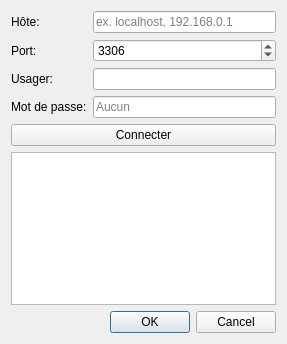
<?xml version="1.0" encoding="UTF-8"?>
<ui version="4.0">
 <class>VueConnexion</class>
 <widget class="QDialog" name="VueConnexion">
  <property name="windowModality">
   <enum>Qt::ApplicationModal</enum>
  </property>
  <property name="geometry">
   <rect>
    <x>0</x>
    <y>0</y>
    <width>287</width>
    <height>344</height>
   </rect>
  </property>
  <property name="windowTitle">
   <string>Dialog</string>
  </property>
  <property name="windowIcon">
   <iconset resource="../ressources.qrc">
    <normaloff>:/Images/Toolbox.ico</normaloff>:/Images/Toolbox.ico</iconset>
  </property>
  <layout class="QVBoxLayout" name="verticalLayout">
   <item>
    <layout class="QFormLayout" name="formLayout">
     <item row="1" column="0">
      <widget class="QLabel" name="etiquettePort">
       <property name="text">
        <string>Port:</string>
       </property>
      </widget>
     </item>
     <item row="3" column="0">
      <widget class="QLabel" name="etiquetteMDP">
       <property name="text">
        <string>Mot de passe:</string>
       </property>
      </widget>
     </item>
     <item row="0" column="0">
      <widget class="QLabel" name="etiquetteHote">
       <property name="text">
        <string>Hôte:</string>
       </property>
      </widget>
     </item>
     <item row="2" column="0">
      <widget class="QLabel" name="etiquetteUsager">
       <property name="text">
        <string>Usager:</string>
       </property>
      </widget>
     </item>
     <item row="0" column="1">
      <widget class="QLineEdit" name="champHote">
       <property name="placeholderText">
        <string>ex. localhost, 192.168.0.1</string>
       </property>
      </widget>
     </item>
     <item row="1" column="1">
      <widget class="QSpinBox" name="champPort">
       <property name="sizePolicy">
        <sizepolicy hsizetype="Expanding" vsizetype="Fixed">
         <horstretch>0</horstretch>
         <verstretch>0</verstretch>
        </sizepolicy>
       </property>
       <property name="minimum">
        <number>1</number>
       </property>
       <property name="maximum">
        <number>65535</number>
       </property>
       <property name="value">
        <number>3306</number>
       </property>
      </widget>
     </item>
     <item row="2" column="1">
      <widget class="QLineEdit" name="champUsager"/>
     </item>
     <item row="3" column="1">
      <widget class="QLineEdit" name="champMDP">
       <property name="echoMode">
        <enum>QLineEdit::Password</enum>
       </property>
       <property name="placeholderText">
        <string>Aucun</string>
       </property>
      </widget>
     </item>
    </layout>
   </item>
   <item>
    <widget class="QPushButton" name="boutonConnecter">
     <property name="text">
      <string>Connecter</string>
     </property>
     <property name="icon">
      <iconset resource="../ressources.qrc">
       <normaloff>:/Images/network-connect.svg</normaloff>:/Images/network-connect.svg</iconset>
     </property>
    </widget>
   </item>
   <item>
    <layout class="QHBoxLayout" name="horizontalLayout">
     <item>
      <widget class="QListView" name="listeBd">
       <property name="editTriggers">
        <set>QAbstractItemView::NoEditTriggers</set>
       </property>
       <property name="tabKeyNavigation">
        <bool>true</bool>
       </property>
      </widget>
     </item>
    </layout>
   </item>
   <item>
    <widget class="QDialogButtonBox" name="buttonBox">
     <property name="standardButtons">
      <set>QDialogButtonBox::Cancel|QDialogButtonBox::Ok</set>
     </property>
    </widget>
   </item>
  </layout>
 </widget>
 <tabstops>
  <tabstop>champHote</tabstop>
  <tabstop>champPort</tabstop>
  <tabstop>champUsager</tabstop>
  <tabstop>champMDP</tabstop>
  <tabstop>boutonConnecter</tabstop>
  <tabstop>listeBd</tabstop>
  <tabstop>buttonBox</tabstop>
 </tabstops>
 <resources>
  <include location="../ressources.qrc"/>
 </resources>
 <connections>
  <connection>
   <sender>buttonBox</sender>
   <signal>accepted()</signal>
   <receiver>VueConnexion</receiver>
   <slot>accept()</slot>
   <hints>
    <hint type="sourcelabel">
     <x>169</x>
     <y>274</y>
    </hint>
    <hint type="destinationlabel">
     <x>199</x>
     <y>149</y>
    </hint>
   </hints>
  </connection>
  <connection>
   <sender>buttonBox</sender>
   <signal>rejected()</signal>
   <receiver>VueConnexion</receiver>
   <slot>reject()</slot>
   <hints>
    <hint type="sourcelabel">
     <x>169</x>
     <y>274</y>
    </hint>
    <hint type="destinationlabel">
     <x>199</x>
     <y>149</y>
    </hint>
   </hints>
  </connection>
 </connections>
</ui>
